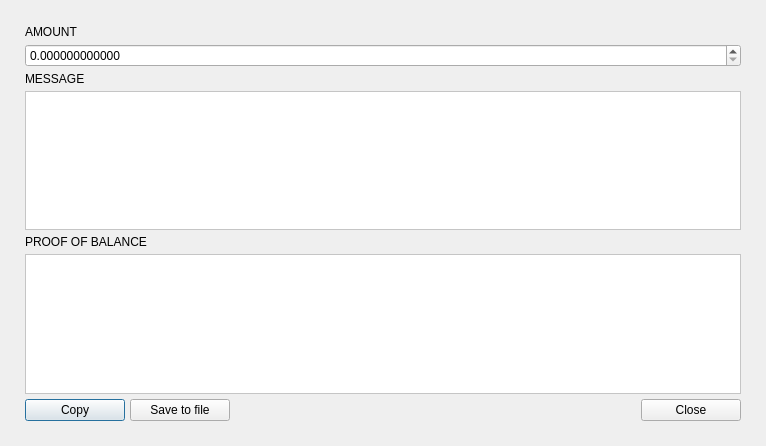
<?xml version="1.0" encoding="UTF-8"?>
<ui version="4.0">
 <class>BalanceProofDialog</class>
 <widget class="QDialog" name="BalanceProofDialog">
  <property name="geometry">
   <rect>
    <x>0</x>
    <y>0</y>
    <width>766</width>
    <height>446</height>
   </rect>
  </property>
  <property name="minimumSize">
   <size>
    <width>600</width>
    <height>150</height>
   </size>
  </property>
  <property name="maximumSize">
   <size>
    <width>16777215</width>
    <height>16777215</height>
   </size>
  </property>
  <property name="windowTitle">
   <string>Get proof of balance</string>
  </property>
  <property name="windowIcon">
   <iconset>
    <normaloff>:/images/cryptonote</normaloff>:/images/cryptonote</iconset>
  </property>
  <layout class="QGridLayout" name="gridLayout">
   <property name="leftMargin">
    <number>25</number>
   </property>
   <property name="topMargin">
    <number>25</number>
   </property>
   <property name="rightMargin">
    <number>25</number>
   </property>
   <property name="bottomMargin">
    <number>25</number>
   </property>
   <property name="spacing">
    <number>5</number>
   </property>
   <item row="1" column="0">
    <widget class="QDoubleSpinBox" name="m_amountSpin">
     <property name="locale">
      <locale language="English" country="UnitedStates"/>
     </property>
     <property name="decimals">
      <number>12</number>
     </property>
     <property name="minimum">
      <double>0.000000000000000</double>
     </property>
     <property name="maximum">
      <double>999999999999999.000000000000000</double>
     </property>
     <property name="value">
      <double>0.000000000000000</double>
     </property>
    </widget>
   </item>
   <item row="4" column="0">
    <widget class="QLabel" name="label_3">
     <property name="text">
      <string>PROOF OF BALANCE</string>
     </property>
    </widget>
   </item>
   <item row="2" column="0">
    <widget class="QLabel" name="label_2">
     <property name="text">
      <string>MESSAGE</string>
     </property>
    </widget>
   </item>
   <item row="3" column="0">
    <widget class="QTextEdit" name="m_messageEdit">
     <property name="sizePolicy">
      <sizepolicy hsizetype="Expanding" vsizetype="MinimumExpanding">
       <horstretch>0</horstretch>
       <verstretch>0</verstretch>
      </sizepolicy>
     </property>
     <property name="minimumSize">
      <size>
       <width>0</width>
       <height>100</height>
      </size>
     </property>
     <property name="baseSize">
      <size>
       <width>0</width>
       <height>0</height>
      </size>
     </property>
     <property name="styleSheet">
      <string notr="true">background-color: white;</string>
     </property>
    </widget>
   </item>
   <item row="5" column="0">
    <widget class="QTextEdit" name="m_signatureEdit">
     <property name="sizePolicy">
      <sizepolicy hsizetype="Expanding" vsizetype="Preferred">
       <horstretch>0</horstretch>
       <verstretch>0</verstretch>
      </sizepolicy>
     </property>
     <property name="minimumSize">
      <size>
       <width>0</width>
       <height>25</height>
      </size>
     </property>
     <property name="baseSize">
      <size>
       <width>0</width>
       <height>0</height>
      </size>
     </property>
     <property name="styleSheet">
      <string notr="true">background-color: white;</string>
     </property>
     <property name="readOnly">
      <bool>true</bool>
     </property>
    </widget>
   </item>
   <item row="6" column="0">
    <layout class="QHBoxLayout" name="m_proofHorizontalLayout">
     <item>
      <widget class="WalletGui::WalletNormalBlueButton" name="m_copyProofButton">
       <property name="minimumSize">
        <size>
         <width>100</width>
         <height>0</height>
        </size>
       </property>
       <property name="text">
        <string>Copy</string>
       </property>
      </widget>
     </item>
     <item>
      <widget class="WalletGui::WalletNormalBlueButton" name="m_saveProofButton">
       <property name="minimumSize">
        <size>
         <width>100</width>
         <height>0</height>
        </size>
       </property>
       <property name="text">
        <string>Save to file</string>
       </property>
      </widget>
     </item>
     <item>
      <spacer name="horizontalSpacer">
       <property name="orientation">
        <enum>Qt::Horizontal</enum>
       </property>
       <property name="sizeHint" stdset="0">
        <size>
         <width>40</width>
         <height>20</height>
        </size>
       </property>
      </spacer>
     </item>
     <item>
      <widget class="WalletGui::WalletNormalBlueButton" name="m_proofCloseButton">
       <property name="minimumSize">
        <size>
         <width>100</width>
         <height>0</height>
        </size>
       </property>
       <property name="text">
        <string>Close</string>
       </property>
      </widget>
     </item>
    </layout>
   </item>
   <item row="0" column="0">
    <widget class="QLabel" name="label">
     <property name="text">
      <string>AMOUNT</string>
     </property>
    </widget>
   </item>
  </layout>
 </widget>
 <customwidgets>
  <customwidget>
   <class>WalletGui::WalletNormalBlueButton</class>
   <extends>QPushButton</extends>
   <header>Gui/Common/WalletBlueButton.h</header>
  </customwidget>
 </customwidgets>
 <resources>
  <include location="../../resources.qrc"/>
 </resources>
 <connections>
  <connection>
   <sender>m_proofCloseButton</sender>
   <signal>clicked()</signal>
   <receiver>BalanceProofDialog</receiver>
   <slot>accept()</slot>
   <hints>
    <hint type="sourcelabel">
     <x>622</x>
     <y>274</y>
    </hint>
    <hint type="destinationlabel">
     <x>333</x>
     <y>149</y>
    </hint>
   </hints>
  </connection>
  <connection>
   <sender>m_messageEdit</sender>
   <signal>textChanged()</signal>
   <receiver>BalanceProofDialog</receiver>
   <slot>genProof()</slot>
   <hints>
    <hint type="sourcelabel">
     <x>312</x>
     <y>102</y>
    </hint>
    <hint type="destinationlabel">
     <x>312</x>
     <y>164</y>
    </hint>
   </hints>
  </connection>
  <connection>
   <sender>m_amountSpin</sender>
   <signal>valueChanged(double)</signal>
   <receiver>BalanceProofDialog</receiver>
   <slot>genProof()</slot>
   <hints>
    <hint type="sourcelabel">
     <x>382</x>
     <y>37</y>
    </hint>
    <hint type="destinationlabel">
     <x>382</x>
     <y>222</y>
    </hint>
   </hints>
  </connection>
  <connection>
   <sender>m_copyProofButton</sender>
   <signal>clicked()</signal>
   <receiver>BalanceProofDialog</receiver>
   <slot>copyProof()</slot>
   <hints>
    <hint type="sourcelabel">
     <x>55</x>
     <y>424</y>
    </hint>
    <hint type="destinationlabel">
     <x>382</x>
     <y>222</y>
    </hint>
   </hints>
  </connection>
  <connection>
   <sender>m_saveProofButton</sender>
   <signal>clicked()</signal>
   <receiver>BalanceProofDialog</receiver>
   <slot>saveProof()</slot>
   <hints>
    <hint type="sourcelabel">
     <x>145</x>
     <y>424</y>
    </hint>
    <hint type="destinationlabel">
     <x>382</x>
     <y>222</y>
    </hint>
   </hints>
  </connection>
 </connections>
</ui>
